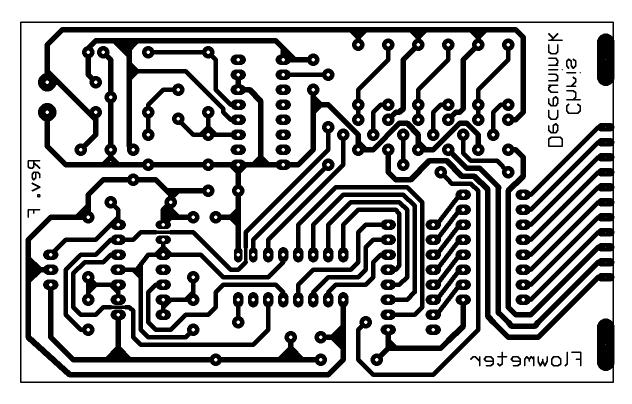
%> input picture MATLAB/Fast-Fuzzy-C-Means-Segmentation-master/pcb1.jpg, 1264 x 807 px (shown at 1/2 size)
$ octave --eval "DemoFCM;"   (GNU Octave 9; MATLAB toolbox functions it lacks are replaced by stand-ins)
%> lines starting %> are read from the running program, lines starting %| are printed output that depends on the picture; in (x1, y1, x2, y2) boxes, pixels count from 0 and x2, y2 are one past the last pixel; in counts of white or black regions, pixels touching at a corner belong together; the program's own positions count from 1
%> in DemoFCM, im is the input picture: size 807x1264 uint8; min 0, max 255, mean 182.3
### MATLAB/Fast-Fuzzy-C-Means-Segmentation-master/FastFCMeans.m
function [C,U,LUT,H]=FastFCMeans(im,c,q,opt)
%> called with c = 3
% Partition N-dimensional grayscale image into c classes using a memory
% efficient implementation of the fuzzy c-means (FCM) clustering algorithm.
% Computational efficiency is achieved by using the histogram of image
% intensities during clustering instead of the raw image data.
%
% INPUT:
%   - im  : N-dimensional grayscale image in integer format.
%   - c   : positive integer greater than 1 specifying the number of
%           clusters. c=2 is the default setting. Alternatively, c can be
%           specified as a k-by-1 array of initial cluster (aka prototype)
%           centroids.
%   - q   : fuzzy weighting exponent. q must be a real number greater than
%           1.1. q=2 is the default setting. Increasing q leads to an
%           increased amount of fuzzification, while reducing q leads to
%           crispier class memberships. Note that while in principle
%           setting q==1 is equivalent to using a classical c-means
%           algorithm, this setting cannot be used in practice because it
%           produces an infinite exponent in the membership update formula.
%   - opt : optional logical argument used to indicate how to initialize
%           cluster centroids. If opt=true {default} then centroids are
%           initialized are by sampling the intensity range at uniform
%           intervals. If opt=false then the initial centroids are set
%           using the c-means algorithm.
%
% OUTPUT  :
%   - C   : 1-by-k array of cluster centroids.
%   - U   : L-by-k array of fuzzy class memberships, where k is the number
%           of classes and L is the intensity range of the input image,
%           such that L=numel(min(im(:)):max(im(:))).
%   - LUT : L-by-1 array that specifies the intensity-class relations,
%           where L is the dynamic intensity range of the input image.
%           Specifically, LUT(1) corresponds to the (class) label assigned to
%           min(im(:)) and LUT(L) corresponds to the label assigned
%           to max(im(:)). LUT is used as input to 'apply_LUT' function to
%           create a label image.
%   - H   : image histogram. If I=min(im(:)):max(im(:)) are the intensities
%           present in the input image, then H(i) is the number of
%           pixels/voxels with intensity I(i).
%
% AUTHOR    : Anton Semechko (a.semechko@gmail.com)
%


% Default input arguments
if nargin<2 || isempty(c), c=2; end
if nargin<3 || isempty(q), q=2; end
if nargin<4 || isempty(opt), opt=true; end

% Basic error checking
if nargin<1 || isempty(im)
    error('Insufficient number of input arguments')
end
msg='Revise variable used to specify class centroids. See function documentation for more info.';
if ~isnumeric(c) || ~isvector(c)
    error(msg)
end
if numel(c)==1 && (~isnumeric(c) || round(c)~=c || c<2)
    error(msg)
end
if ~isnumeric(q) || numel(q)~=1 || q<1.1
    error('3rd input argument (q) must be a real number > 1.1')
end
if ~islogical(opt) || numel(opt)>1
    error('4th input argument (opt) must a Boolean')
end

% Check image format
if isempty(strfind(class(im),'int'))
    error('Input image must be specified in integer format (e.g. uint8, int16)')
end

% Intensity range
Imin=double(min(im(:)));
%> Imin = 0
Imax=double(max(im(:)));
%> Imax = 255
I=(Imin:Imax)';
%> I = 256 values from 0 to 255

% Initialize cluster centroids
if numel(c)>1 % user-defined centroids
    C=c;
    opt=true;
else % automatic initialization
    if opt
        dI=(Imax-Imin)/c;
%> dI = 85
        C=Imin+dI/2:dI:Imax;
%> C = [42.5 127.5 212.5]
    else
        [C,~,H]=FastCMeans(im,c);
    end
end

% Compute intensity histogram
if opt
    H=hist(double(im(:)),I);
%> H = 256 values, max 710859 at index 256, min 0 at index 4, mean 3984.6
    H=H(:);
end
clear im

% Update fuzzy memberships and cluster centroids
dC=Inf;
while dC>1E-3

    C0=C;

    % Distance to the centroids
    D=abs(bsxfun(@minus,I,C));
    D=D.^(2/(q-1))+eps;

    % Compute fuzzy memberships
    U=bsxfun(@times,D,sum(1./D,2));
    U=1./(U+eps);

    % Update the centroids
    UH=bsxfun(@times,U.^q,H);
    C=sum(bsxfun(@times,UH,I),1)./sum(UH,1);
    C=sort(C,'ascend'); % enforce natural order

    % Change in centroids
    dC=max(abs(C-C0));

end
%> this loop made 9 passes
%> (C0, C, dC) on passes 1 to 9: ([42.5 127.5 212.5], [1.11 182.4 254.8], 54.95), ([1.11 182.4 254.8], [0.0904 127 255], 55.5), ([0.0904 127 255], [0.0904 114.6 255], 12.34), ([0.0904 114.6 255], [0.0904 69.65 255], 44.96), ([0.0904 69.65 255], [0.0904 5.16 255], 64.5), ([0.0904 5.16 255], [0.0825 1.21 255], 3.95), ([0.0825 1.21 255], [0.00027 1.01 255], 0.203), ([0.00027 1.01 255], [5.9e-05 1 255], 0.001), ([5.9e-05 1 255], [5.92e-05 1 255], 3.61e-06)

% Defuzzify
[~,LUT]=max(U,[],2);
%> LUT = 256 values from 1 to 3

### MATLAB/Fast-Fuzzy-C-Means-Segmentation-master/LUT2label.m
function L=LUT2label(im,LUT)
% Create a label image using a look-up-table (LUT) obtained from clustering
% of image intensities using either 'FastFCMeans' or 'FastCMeans' functions.
%
% INPUT:
%   - im  : N-dimensional grayscale image in integer format.
%   - LUT : L-by-1 array that specifies the intensity-class relations,
%           where L is the dynamic intensity range of the input image.
%           Specifically, LUT(1) corresponds to the label assigned to
%           min(im(:)) and LUT(L) corresponds to the label assigned
%           to max(im(:)).
%
% OUTPUT:
%   - L   : label image of the same size as the input image.
%
% AUTHOR    : Anton Semechko (a.semechko@gmail.com)
%


% Check image format
if isempty(strfind(class(im),'int'))
    error('Input image must be specified in integer format (e.g. uint8, int16)')
end

% Intensity range
Imin=min(im(:));
Imax=max(im(:));
I=Imin:Imax;

% Create label image
L=zeros(size(im),'uint8');
idx=unique(LUT);
for k=1:numel(idx)

    % Intensity range for k-th class
    i=find(LUT==idx(k));
    i1=i(1);
    if numel(i)>1
        i2=i(end);
    else
        i2=i1;
    end

    % Map the intensities in the range [I(i1),I(i2)] to class k
    bw=im>=I(i1) & im<=I(i2);
    L(bw)=idx(k);

end

### MATLAB/Fast-Fuzzy-C-Means-Segmentation-master/FM2map.m
function Umap=FM2map(im,U,H)
% Unpack fuzzy-membership functions to produce membership maps.
%
% INPUT:
%   - im    : N-dimensional grayscale image in integer format.
%   - U     : L-by-c array of fuzzy class memberships, where c is the
%             number of classes and L is the intensity range of the input
%             image, such that L=numel(min(im(:)):max(im(:))). See
%             'FastFCMeans' function for more info.
%   - H     : image histogram returned by 'FastFCMeans' function.
%
% OUTPUT:
%   - Umap  : membership maps. Umap has the same size as the input image
%             plus an additional dimension to account for c classes. For
%             example, if im is a 2D M-by-N image then U will be
%             M-by-N-by-c array where U(:,:,i) is a membership map for the
%             i-th class.
%
% AUTHOR    : Anton Semechko (a.semechko@gmail.com)
%


if nargin<3 || isempty(H)

    % Intensity range
    Imin=double(min(im(:)));
    Imax=double(max(im(:)));
    I=(Imin:Imax)';

    % Intensity histogram
    H=hist(double(im(:)),I);
    H=H(:);

end

% Unpack memberships
Umap=zeros(sum(H),size(U,2));
i1=1; i2=0;
for i=1:numel(H)
    i2=i2+H(i);
    Umap(i1:i2,:)=repmat(U(i,:),[H(i) 1]);
    i1=i2+1;
end

% Find positional mapping
[~,idx]=sort(im(:), 'ascend');
[~,idx]=sort(idx(:),'ascend');

% Reshape membership maps to match image dimensions
Umap=reshape(Umap(idx,:),[size(im) size(U,2)]);

### MATLAB/Fast-Fuzzy-C-Means-Segmentation-master/DemoFCM.m
function DemoFCM
% Segment a sample 2D image into 3 classes using fuzzy c-means algorithm.
% Note that similar syntax would be used for c-means based segmentation,
% except there would be no fuzzy membership maps (denoted by variable U
% below).

im=imread('pcb1.jpg'); % sample image
[C,U,LUT,H]=FastFCMeans(im,3); % perform segmentation
%> C = [5.92e-05 1 255]; U = 256 rows, first 12: [1 3.45e-09 5.35e-14; 2.42e-05 1 3.75e-10; 0.198 0.802 1.24e-05; 0.307 0.693 4.35e-05; 0.359 0.641 9.12e-05; 0.39 0.61 0.000156; 0.409 0.59 0.000238; 0.423 0.577 0.000337; 0.433 0.566 0.000454; 0.441 0.559 0.00059; 0.447 0.552 0.000745; 0.452 0.547 0.000918]; LUT = 256 values from 1 to 3

% Visualize the fuzzy membership functions
figure('color','w')
subplot(2,1,1)
I=double(min(im(:)):max(im(:)));
%> I = 256 values from 0 to 255
c={'-r' '-g' '-b'};
for i=1:3
    plot(I(:),U(:,i),c{i},'LineWidth',2)
    if i==1, hold on; end
    plot(C(i)*ones(1,2),[0 1],'--k')
end
xlabel('Intensity Value','FontSize',30)
ylabel('Class Memberships','FontSize',30)
set(gca,'XLim',[0 260],'FontSize',20)

subplot(2,1,2)
plot(I(:),LUT(:),'-k','LineWidth',2)
xlabel('Intensity Value','FontSize',30)
ylabel('Class Assignment','FontSize',30)
set(gca,'XLim',[0 260],'Ylim',[0 3.1],'YTick',1:3,'FontSize',20)
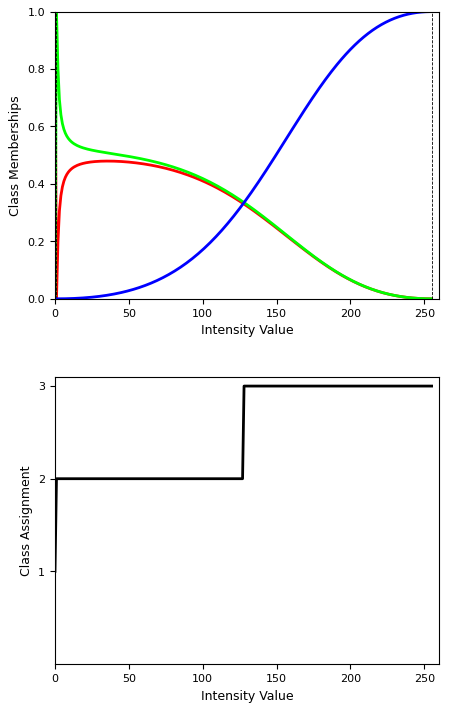
%> figure redrawn from the program's plot data, 2 panels; panel 1: curve peaks at x = 0, y = 1; panel 1: curve peaks at x = 1, y = 1; panel 1: curve peaks at x = 255, y = 1; panel 2: curve peaks at x = 128, y = 3

% Visualize the segmentation
figure('color','w')
subplot(1,2,1), imshow(im)
set(get(gca,'Title'),'String','ORIGINAL')

L=LUT2label(im,LUT);
%> in LUT2label, `idx=unique(LUT);`: idx = [1; 2; 3]
%> the loop in LUT2label, `for k=1:numel(idx)` made 3 passes
%> (i, i1, i2) on pass 1: (1, 1, 1)
%> (i1, i2) on passes 2 to 3: (2, 128), (129, 256)
%> pass 1, in LUT2label, `bw=im>=I(i1) & im<=I(i2);`:
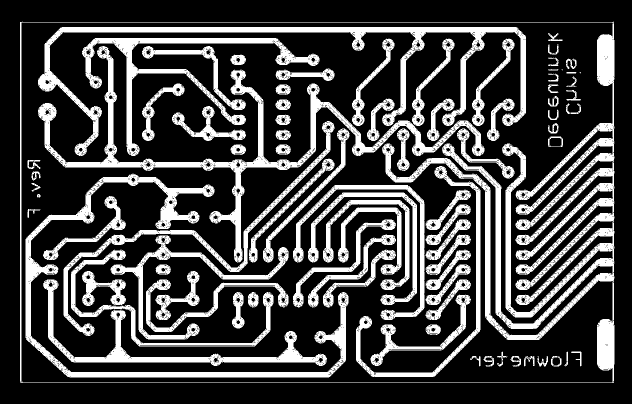
%> bw: size 807x1264 logical (shown at 1/2 size); 26% white; 85 white regions (2 under 20 px), largest, box (x1, y1, x2, y2) and area: (40, 43, 1229, 766) 55558, (76, 92, 969, 525) 24429, (76, 54, 1052, 312) 22876
%> pass 2, in LUT2label, `bw=im>=I(i1) & im<=I(i2);`:
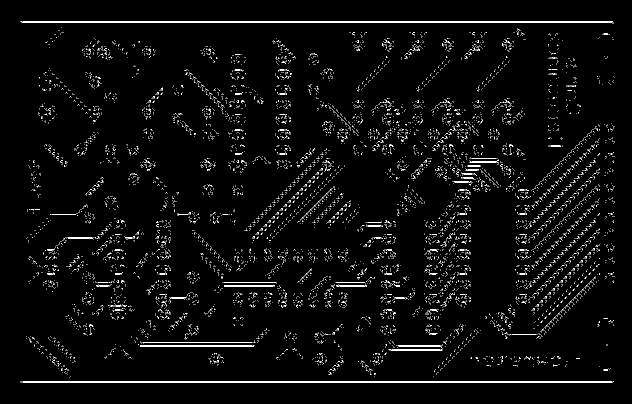
%> bw: size 807x1264 logical (shown at 1/2 size); 2.6% white in thin lines or dots, all inside (x1, y1, x2, y2) = (41, 43, 1229, 766)
%> after the loop in LUT2label, `for k=1:numel(idx)`:
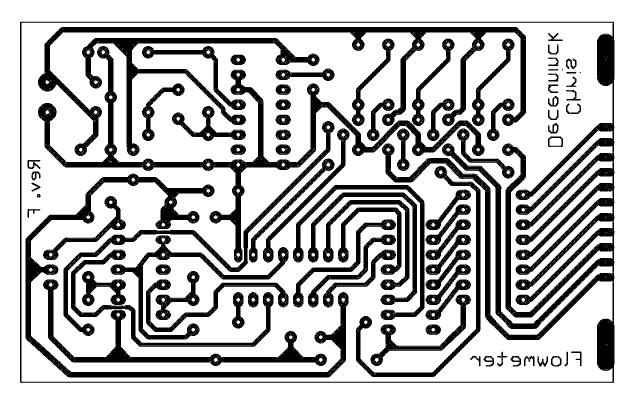
%> L: size 807x1264 uint8 (shown at 1/2 size); min 1, max 3, mean 2.46; drawn with min black and max white
Lrgb=zeros([numel(L) 3],'uint8');
for i=1:3
    Lrgb(L(:)==i,i)=255;
end
Lrgb=reshape(Lrgb,[size(im) 3]);
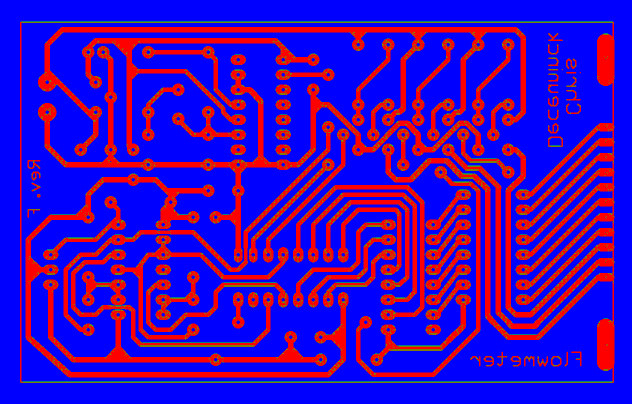
%> Lrgb: size 807x1264x3 uint8 (shown at 1/2 size); mean R, G, B 66.2, 6.5, 182.3

subplot(1,2,2), imshow(Lrgb,[])
set(get(gca,'Title'),'String','FUZZY C-MEANS (C=3)')

% If necessary, you can also unpack the membership functions to produce
% membership maps
Umap=FM2map(im,U,H);
%> the loop in FM2map, `for i=1:numel(H)` made 256 passes
%> (i2, i1) on passes 1 to 3: (264873, 264874), (290778, 290779), (290977, 290978)
%> after the loop in FM2map, `for i=1:numel(H)`: i2 = 1020048
figure('color','w')
for i=1:3
    subplot(1,3,i), imshow(Umap(:,:,i))
    ttl=sprintf('Class %d membership map',i);
    set(get(gca,'Title'),'String',ttl)
end
%> this loop made 3 passes
%> pass 2, in DemoFCM, `imshow(Umap(:,:,i))`:
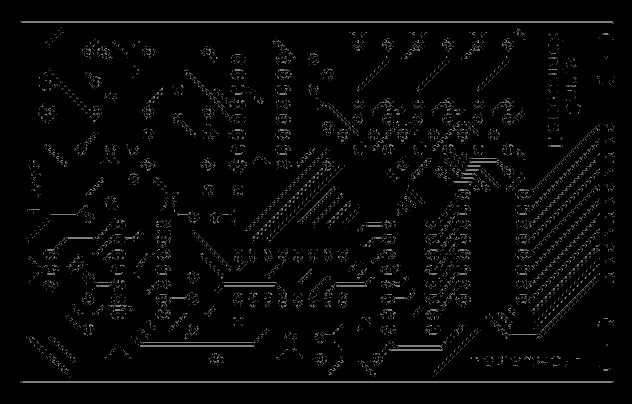
%> displayed picture: size 807x1264, on the screen's scale of 0 to 255 (shown at 1/2 size); min 0, max 255, mean 6.5
%> `DemoFCM;`:
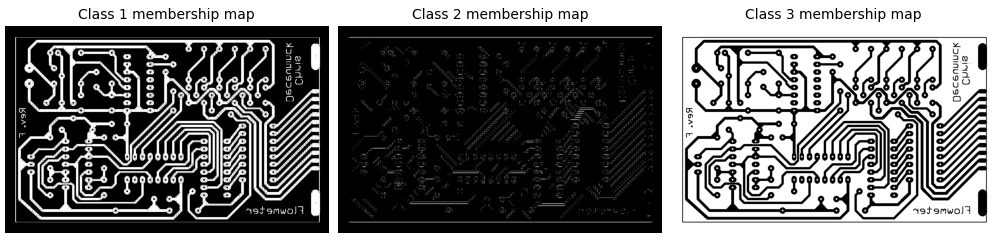
%> figure redrawn from the program's plot data, 3 panels
